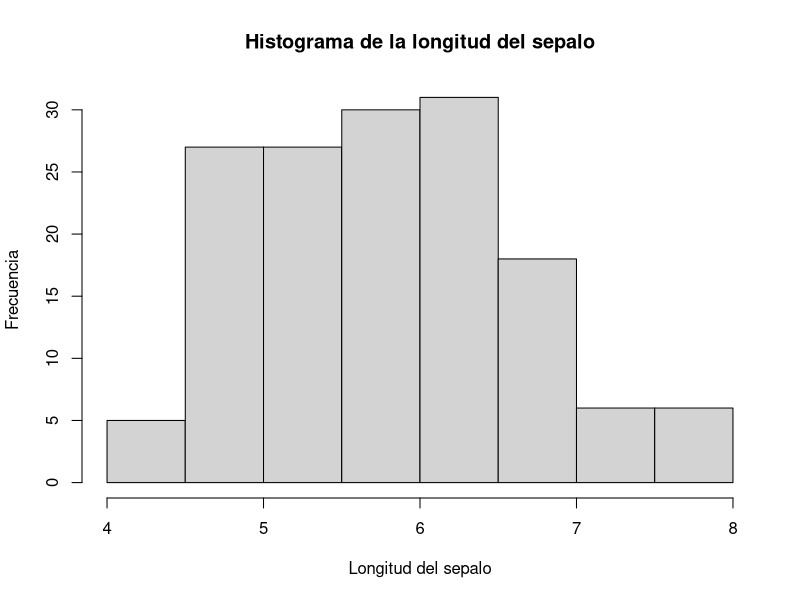
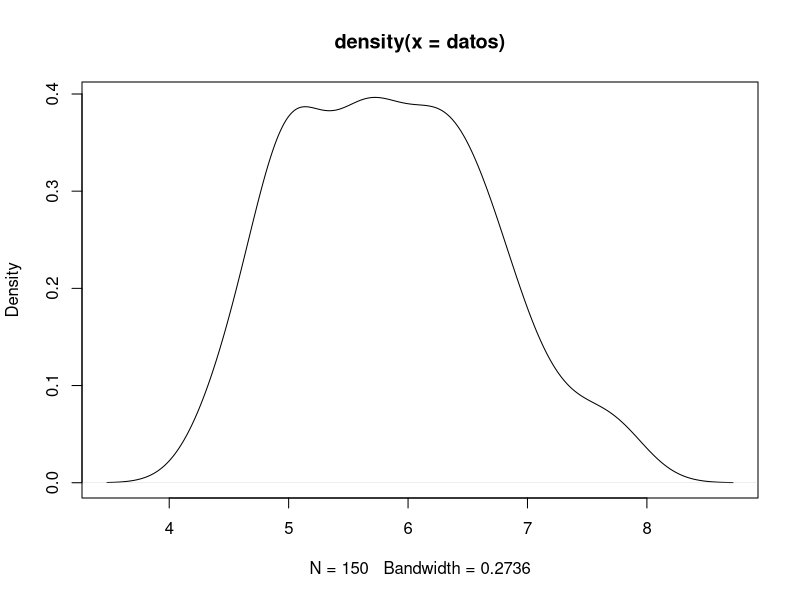
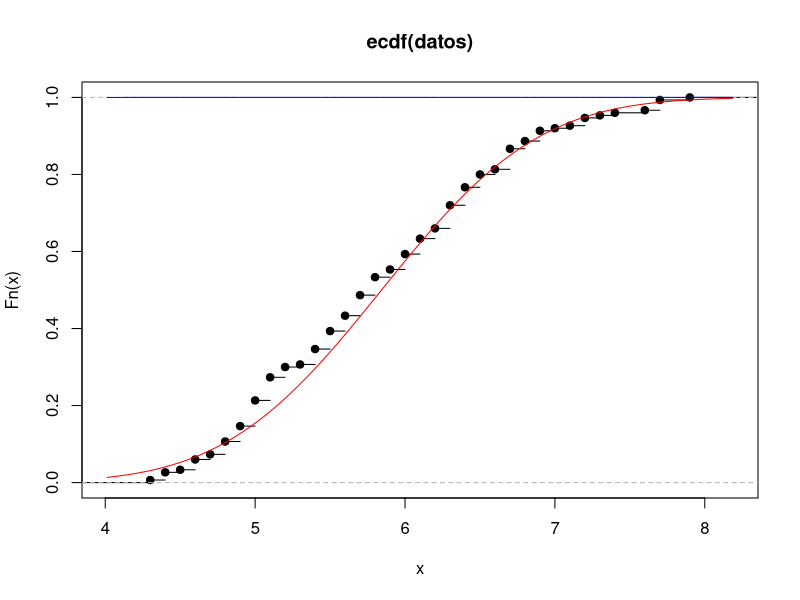
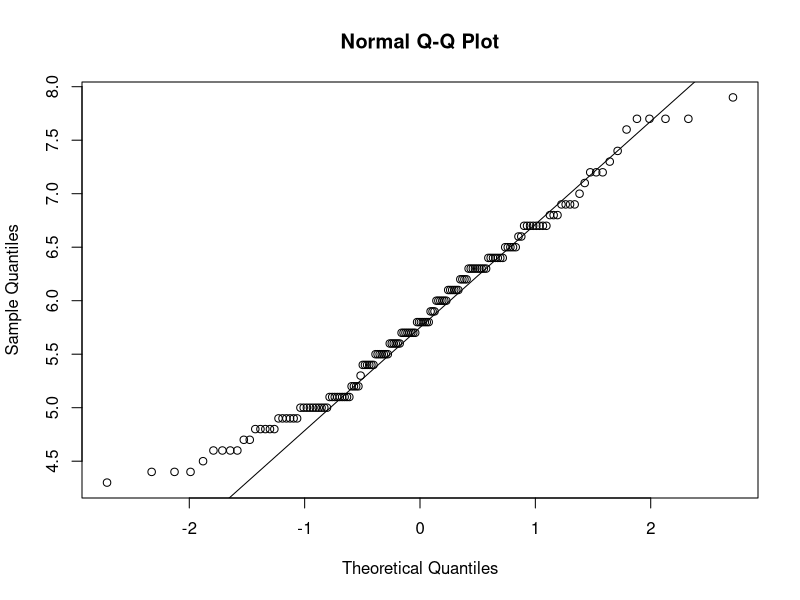
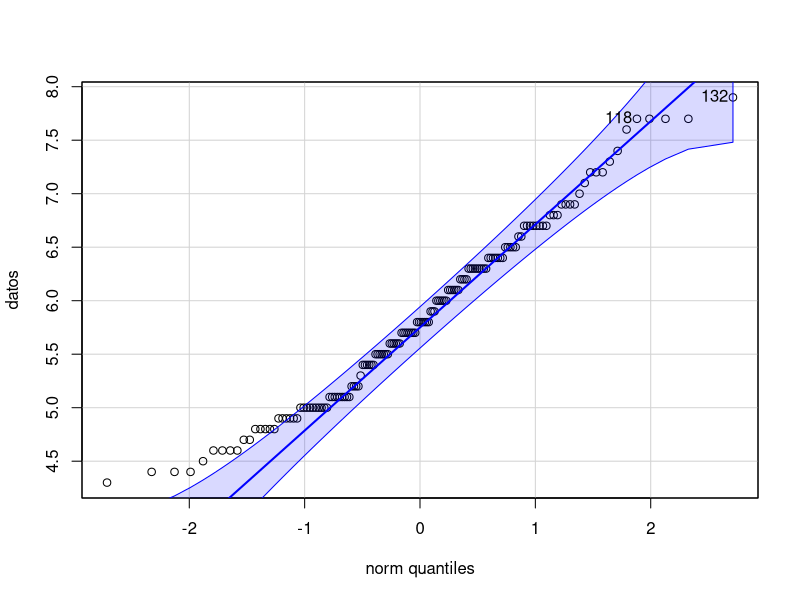

Write the R code that produced these figures, in order.
#histograma
datos<- iris$Sepal.Length
hist(datos, main="Histograma de la longitud del sepalo", 
     xlab="Longitud del sepalo", ylab="Frecuencia" )

# densidad
den<- density(datos)
plot(den)

#Empirical Cumulative Distribution Function

plot(ecdf(datos))

curve(pnorm(x, mean=mean(datos), sd=sd(datos)), add=TRUE, col="red")
curve(pt(x, df=length(datos)-1), add=TRUE, col="blue")
# son probabilidades acumuladas 

# qqplot
qqnorm(datos);qqline(datos)
require(car)
qqPlot(datos, "norm")
